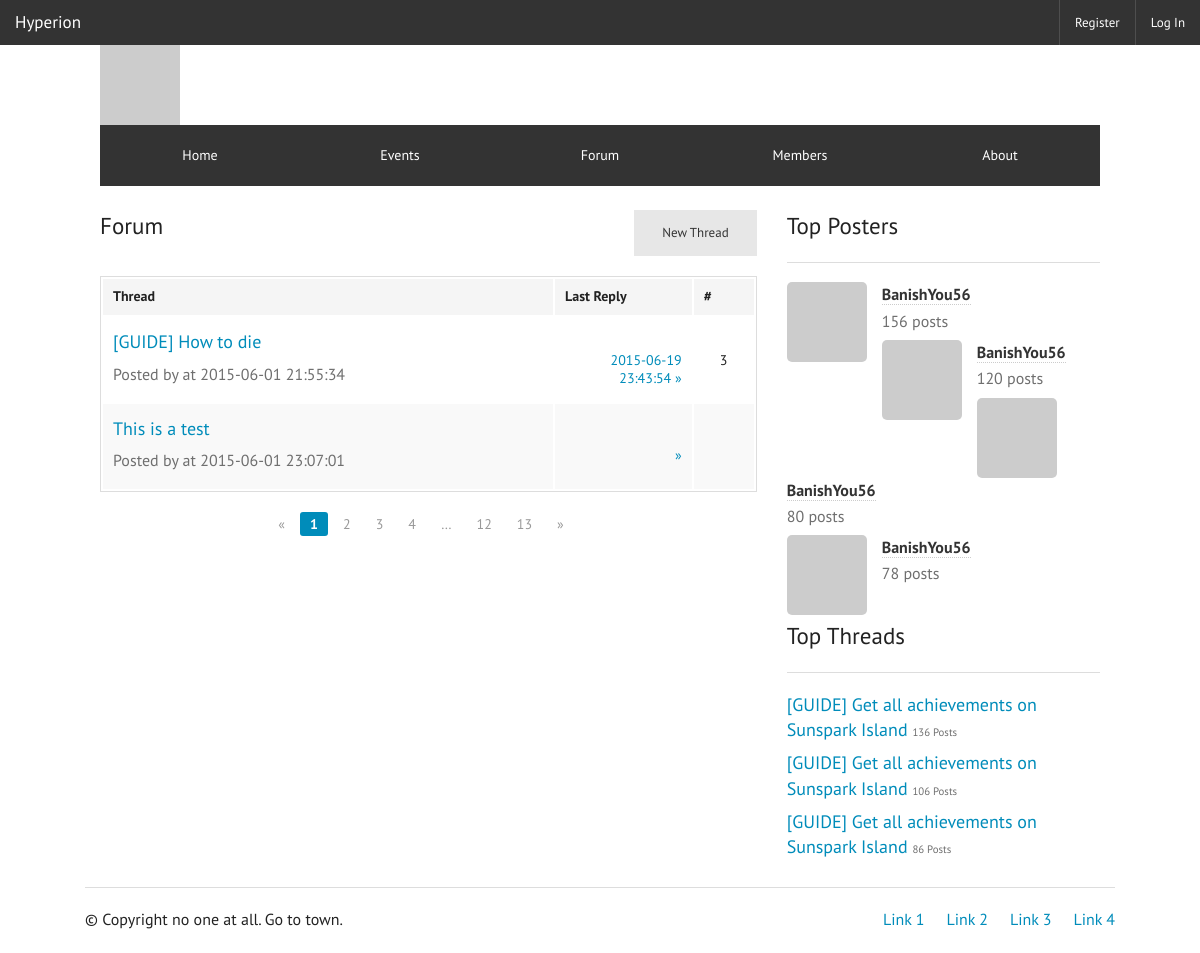
The page /index.php/forum on the database its author committed.
### tables this page shows
CREATE TABLE IF NOT EXISTS `guilds` (
  `gid` int(11) NOT NULL AUTO_INCREMENT,
  `name` varchar(45) NOT NULL,
  `owner` int(11) NOT NULL,
  `motto` text NOT NULL,
  `description` text,
  `created` datetime NOT NULL,
  `game` varchar(45) NOT NULL,
  PRIMARY KEY (`gid`)
);

CREATE TABLE IF NOT EXISTS `threads` (
  `tid` int(11) NOT NULL AUTO_INCREMENT,
  `fid` int(11) DEFAULT NULL,
  `title` text NOT NULL,
  `poster` int(11) NOT NULL,
  `content` text NOT NULL,
  `posted` datetime NOT NULL,
  `edited` datetime DEFAULT NULL,
  `original` text,
  PRIMARY KEY (`tid`),
  KEY `tid` (`tid`),
  KEY `threads_ibfk_2` (`fid`),
  KEY `FK_poster_user` (`poster`),
  CONSTRAINT `threads_ibfk_1` FOREIGN KEY (`poster`) REFERENCES `users` (`uid`) ON DELETE NO ACTION ON UPDATE NO ACTION,
  CONSTRAINT `threads_ibfk_2` FOREIGN KEY (`fid`) REFERENCES `forums` (`fid`) ON DELETE NO ACTION ON UPDATE NO ACTION
);

### application/controllers/Forum.php (called while the page is built, shortened)
<?php
class Forum extends CI_Controller {
	public function __construct()
	{
		$this->load->model('Forum_model', 'fm');
	}
	public function index()
	{
		$data = $this->fm->get_threads( 1 );
		$this->load->view('forum', array ( 'threads' => $data ) );
	}
}

### index.php (called while the page is built, shortened)
<?php
require_once BASEPATH.'core/CodeIgniter.php';

### application/models/Guild_model.php (called while the page is built, shortened)
<?php
class Guild_model extends CI_Model {
    function get_name ( $gid )
    {
        $this->db->
            select('name')->
            from('guilds')->
            where('gid', $gid);
        return $this->db->get()->row()->name;
    }
    function is_member ( $gid, $uid )
    {
        $this->db->
            from('membership')->
            where('gid', $gid)->
            where('uid', $uid);
        return $this->db->get()->num_rows();
    }
}

### application/models/Forum_model.php (called while the page is built, shortened)
<?php
class Forum_model extends CI_Model {
	function get_threads ( $fid )
	{
		$this->db->select('
			threads.tid,
			threads.title as \'thread_title\',
			threads.posted as \'thread_time\',
			threaduser.username as \'thread_poster\',
			replyuser.username as \'reply_poster\',
			(
			SELECT COUNT(tid) FROM replies WHERE replies.tid = threads.tid GROUP BY tid
			) as reply_count,
			(
			SELECT posted FROM replies WHERE replies.tid = threads.tid ORDER BY replies.posted DESC LIMIT 1
			) as reply_time
			FROM threads
			LEFT JOIN users AS threaduser ON threaduser.uid = threads.poster
			LEFT JOIN users AS replyuser ON replyuser.uid =
				(
				SELECT poster FROM replies WHERE replies.tid = threads.tid ORDER BY replies.posted DESC LIMIT 1
				)
			WHERE fid = 1'
		);
		$query = $this->db->get()->result();
		return $query;
	}
}

### application/views/forum.php (the view, shortened to what this page needs)
<?php include( 'header.php' ); ?>
            <div class="row">
                <div class="large-12 columns">
                    <div class="row">
                        <div class="large-8 small-12 columns">
                            <h4>Forum<?php echo anchor('forum/thread/new', 'New Thread', array('class' => 'text-right small button secondary new-thread')); ?></h4>
                            <table width="100%">
                                <thead>
                                    <tr>
                                        <th width="450">Thread</th>
                                        <th>Last Reply</th>
                                        <th width="60">#</th>
                                    </tr>
                                </thead>
                                <tbody>
                                <?php foreach( $threads as $thread ): ?>
                                    <tr>
                                        <td>
                                            <h5><a href="forum/thread/<?php echo $thread->tid; ?>"><?php echo $thread->thread_title; ?></a></h5>
                                            <h6 class="subheader">
                                                Posted by
                                                 at <?php echo $thread->thread_time; ?>
                                            </h6>
                                        </td>
                                        <td class="text-right">
                                                <br /> <a href=""><?php echo $thread->reply_time; ?> &raquo;</a>
                                        </td>
                                        <td class="text-center"><?php echo $thread->reply_count; ?></td>
                                    </tr>
                                <?php endforeach; ?>
                                </tbody>
                            </table>
                            <ul class="forum pagination">
                              <li class="arrow unavailable"><a href="">&laquo;</a></li>
                              <li class="current"><a href="">1</a></li>
                              <li><a href="">2</a></li>
                              <li><a href="">3</a></li>
                              <li><a href="">4</a></li>
                              <li class="unavailable"><a href="">&hellip;</a></li>
                              <li><a href="">12</a></li>
                              <li><a href="">13</a></li>
                              <li class="arrow"><a href="">&raquo;</a></li>
                            </ul>
                        </div>
                        <div class="large-4 small-12 columns">
                            <h4>Top Posters</h4><hr>
                            <img src="http://placehold.it/50x50&text=P1" class="top-poster">
                            <span data-tooltip aria-haspopup="true" class="has-tip" title="Tooltips are awesome, you should totally use them!">BanishYou56</span><br />
                            <h6 class="subheader">156 posts</h6>
                            <img src="http://placehold.it/50x50&text=P1" class="top-poster">
                            <span data-tooltip aria-haspopup="true" class="has-tip" title="Tooltips are awesome, you should totally use them!">BanishYou56</span><br />
                            <h6 class="subheader">120 posts</h6>
                            <img src="http://placehold.it/50x50&text=P1" class="top-poster">
                            <span data-tooltip aria-haspopup="true" class="has-tip" title="Tooltips are awesome, you should totally use them!">BanishYou56</span><br />
                            <h6 class="subheader">80 posts</h6>
                            <img src="http://placehold.it/50x50&text=P1" class="top-poster">
                            <span data-tooltip aria-haspopup="true" class="has-tip" title="Tooltips are awesome, you should totally use them!">BanishYou56</span><br />
                            <h6 class="subheader">78 posts</h6>
                            <br />
                            <h4>Top Threads</h4><hr>
                            <h5><a href="#">[GUIDE] Get all achievements on Sunspark Island </a><small>136 Posts</small></h5>
                            <h5><a href="#">[GUIDE] Get all achievements on Sunspark Island </a><small>106 Posts</small></h5>
                            <h5><a href="#">[GUIDE] Get all achievements on Sunspark Island </a><small>86 Posts</small></h5>
                    </div>
                </div>
            </div>
<?php include( 'footer.php' ); ?>

### application/views/header.php (shortened to what this page needs)
<?php
$guild = $this->gm->get_name( 1 );
?>
<!doctype html>
<html class="no-js" lang="en">
    <head>
        <link rel="stylesheet" href="<?php echo base_url(); ?>css/foundation.css" />
        <link rel="stylesheet" href="<?php echo base_url(); ?>css/foundation-icons/foundation-icons.css" />
    </head>
    <body>
    <?php include( 'topbar.php' ); ?>
    <div class="row">
        <div class="large-12 columns">
            <div class="row">
                <div class="large-12 hide-for-small">
                    <img src="http://placehold.it/1200x500&text=Header">
            </div>
            </div>
            <div class="row">
                <div class="large-12">
                    <div class="icon-bar five-up">
                        <a href="<?php echo base_url(); ?>" class="item">
                            <label>Home</label>
                          </a>
                          <a href="<?php echo base_url(); ?>events" class="item">
                            <label>Events</label>
                          </a>
                          <a href="<?php echo base_url(); ?>forum" class="item">
                            <label>Forum</label>
                          </a>
                          <a href="<?php echo base_url(); ?>members" class="item">
                            <label>Members</label>
                          </a>
                          <a href="<?php echo base_url(); ?>about" class="item">
                            <label>About</label>
                          </a>
                        </div>
                    </div>
                </div>
            </div>
            <br />

### application/views/topbar.php (shortened to what this page needs)
<nav class="top-bar" data-topbar>
    <ul class="title-area">
        <li class="name">
            <h1>
                <a href="#">
                    <?php echo $guild; ?>
                </a>
            </h1>
        </li>
    </ul>
    <section class="top-bar-section">
      <?php if( $this->session->userdata('username') ): ?>
        <ul class="right">
            <?php if( !$is_member ): ?>
            <li><?php echo anchor('guild/join', 'Join', array('class' => 'button')); ?></li>
            <?php endif; ?>
            <li><a><?php echo $this->session->userdata('username'); ?></a></li>
            <li class="divider"></li>
            <li><?php echo anchor('user/logout', 'Logout'); ?></li>
        </ul>
      <?php else: ?>
        <ul class="right">
            <li><a href="#" data-reveal-id="registermodal">Register</a></li>
            <li><a href="#" data-reveal-id="loginmodal">Log In</a></li>
        </ul>
      <?php endif; ?>
    </section>
</nav>

### application/views/footer.php (shortened to what this page needs)
<footer class="row">
                <div class="large-12 columns"><hr>
                    <div class="row">
                        <div class="large-6 columns">
                                <p>© Copyright no one at all. Go to town.</p>
                        </div>
                        <div class="large-6 small-12 columns">
                                <ul class="inline-list right">
                                    <li><a href="#">Link 1</a></li>
                                    <li><a href="#">Link 2</a></li>
                                    <li><a href="#">Link 3</a></li>
                                    <li><a href="#">Link 4</a></li>
                                </ul>
                        </div>
                    </div>
                </div>
            </footer>
        </div>
    </div>
</body>
</html>

### rows shown on the page
guilds: name "Hyperion"
threads: title "[GUIDE] How to die", posted "2015-06-01 21:55:34", reply_time "2015-06-19 23:43:54", reply_count "3"
threads: title "This is a test", posted "2015-06-01 23:07:01"
